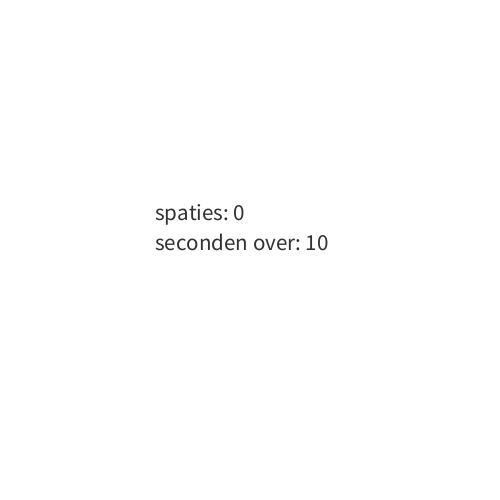
Frame 1 (no input)
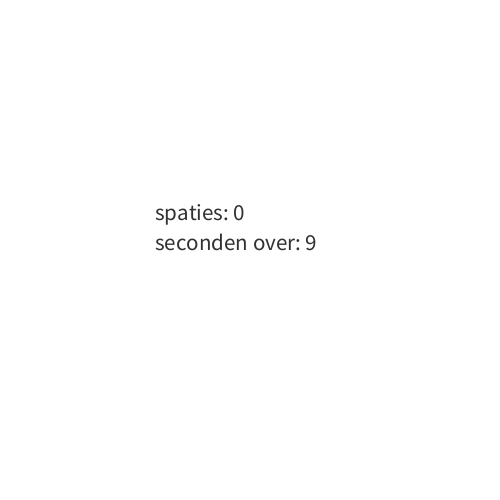
Frame 60 (the mouse pressed at the canvas centre just before this capture)
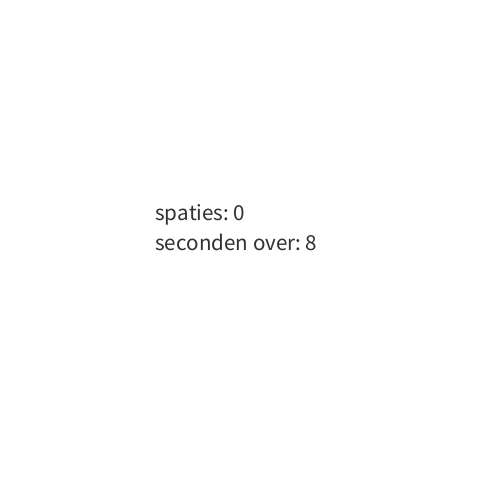
Frame 120 (the mouse held since frame 60 and released just before this capture)

The Processing sketch that drew these frames (run headless with seeded random() and noise(); from frame 60 on, the mouse is pressed at the canvas centre):

// Processing sketch: sketch_12_2
// ── sketch_12_2.pde
int seconden;
int aantalSpaties;
int timeLeft;
int milli;
boolean started = true; 

void setup(){
  size(500,500);
}

void draw(){
  background(255,255,255);
  timeLeft = 10 - seconden;
  milli = 1000 - (millis()%1000);
  if(timeLeft <= 0){
    timeLeft = 0;
  }
  seconden = millis()/1000;
  if(seconden >= 10){
    started = false;
  }
  fill(50,50,50);
  textSize(23);
  text(" spaties: " + aantalSpaties,150,220);
  text(" seconden over: " + timeLeft,150,250);
}

void keyReleased(){
  if(keyCode == 32 && started){
    aantalSpaties++;
  }
}
